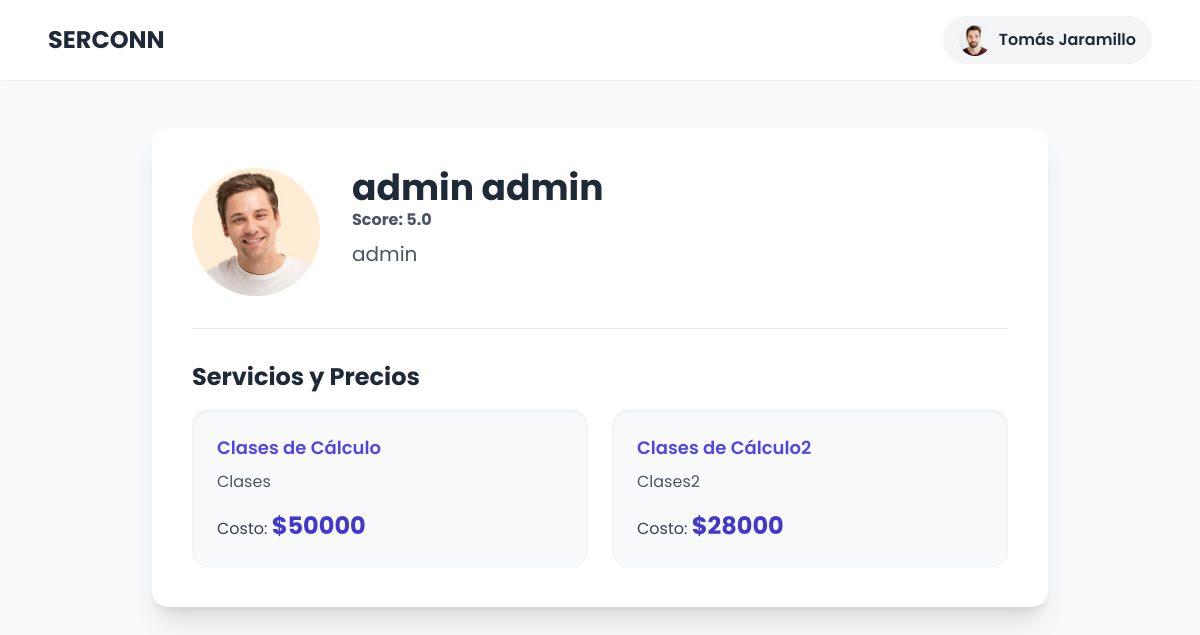
Page /provider/2/ (signed in) on the committed database.
### accounts/models.py (models this page shows, shortened)
class User(AbstractUser):
    @property
    def is_service_provider(self):
        return self.user_role == "service_provider"
    username = None
    email = models.EmailField(unique=True)
    ROLE_CHOICES = (
        ('service_seeker', 'Cliente'),
        ('service_provider', 'Proveedor'),
    )
    user_role = models.CharField(max_length=20, choices=ROLE_CHOICES)
    CITY_CHOICES = (
        ('medellin', 'Medellin'),
        ('envigado', 'Envigado'),
        ('bello', 'Bello'),
        ('sabaneta', 'Sabaneta'),
        ('itagui', 'Itagui'),
        ('la_estrella', 'La Estrella'),
        ('caldas', 'Caldas'),
        ('copacabana', 'Copacabana'),
        ('girardota', 'Girardota'),
        ('barbosa', 'Barbosa'),
    )
    user_city = models.CharField(max_length=20, choices=CITY_CHOICES)
    VERIFICATION_CHOICES = (
        ('verificado', 'Verificado'),
        ('no_verificado', 'No Verificado'),
    )
    user_verification = models.CharField(max_length=20, choices=VERIFICATION_CHOICES, default='no_verificado')
    user_birthdate = models.DateField(blank=False, null= False)
    user_phone = models.CharField(max_length=20, blank=False, null=False)
    user_address = models.CharField(max_length=100, blank=False, null=False)
    user_picture = models.ImageField(upload_to='profiles/', blank=True, null=True)
    user_score = models.FloatField(default=5.0, blank=True, null=True)
    USERNAME_FIELD = "email"
    REQUIRED_FIELDS = []

class ServiceProvider(models.Model):
    user = models.OneToOneField(User, on_delete=models.CASCADE, related_name="service_provider_profile")
    description = models.TextField(blank=True, null=True)

### searching/models.py (models this page shows)
class Service(models.Model):
    provider = models.ForeignKey(ServiceProvider, on_delete=models.CASCADE, related_name="services")
    category = models.ForeignKey(ServiceCategory, on_delete=models.SET_NULL, null=True, blank=True)
    name = models.CharField(max_length=200)
    description = models.TextField()
    rate = models.DecimalField(max_digits=10, decimal_places=2)

### searching/views.py (the view)
# urls.py: path('provider/<int:provider_id>/', views.provider_detail_view, name='provider_detail'),
def provider_detail_view(request, provider_id):
    try:
        provider = get_object_or_404(ServiceProvider, pk=provider_id)
    except Http404:
        return render(request, '404.html')
    services_offered = Service.objects.filter(provider=provider)
    context = {
        'provider': provider,
        'services_offered': services_offered,
    }
    return render(request, 'provider_detail.html', context)

### interactions/context_processors.py (called while the page is built)
def unread_notifications_count(request):
    if request.user.is_authenticated:
        count = Notification.objects.filter(recipient=request.user, is_read=False).count()
        return {'unread_notifications': count}
    return {'unread_notifications': 0}

### searching/templates/provider_detail.html (shortened to what this page needs)
<!DOCTYPE html>
<html lang="es">
<head>
    <script src="https://cdn.tailwindcss.com"></script>
</head>
<body class="flex flex-col min-h-screen">
    <header class="bg-white shadow-sm py-4 px-6 md:px-12 flex justify-between items-center sticky top-0 z-50">
        <h1 class="text-2xl font-bold text-gray-800">
            <a href="{% url 'service_search' %}">SERCONN</a>
        </h1>
        <nav>
            {% if user.is_authenticated %}
                <div class="relative">
                    <button id="profile-menu-btn" class="flex items-center gap-2 bg-gray-100 hover:bg-gray-200 text-gray-800 font-semibold py-2 px-4 rounded-full transition-colors duration-300">
                        {% if user.user_picture %}
                            <img src="{{ user.user_picture.url }}" alt="Perfil" class="w-8 h-8 rounded-full object-cover">
                        {% else %}
                            <span class="w-8 h-8 rounded-full bg-gray-300 flex items-center justify-center font-bold">{{ user.username|slice:":1" }}</span>
                        {% endif %}
                        {{ user.get_full_name|default:user.username }}
                    </button>
                </div>
            {% else %}
                <a href="{% url 'login' %}" class="text-indigo-600 hover:text-indigo-800 font-semibold px-4 py-2">Iniciar sesión</a>
                <a href="{% url 'register' %}" class="text-indigo-600 hover:text-indigo-800 font-semibold px-4 py-2">Registrarse</a>
            {% endif %}
        </nav>
    </header>
    <main class="container mx-auto px-4 py-8 md:py-12 flex-grow">
        <div class="bg-white p-6 md:p-10 rounded-2xl shadow-xl max-w-4xl mx-auto">
            <div class="flex flex-col md:flex-row items-center md:items-start gap-8 border-b pb-8 mb-8">
                {% if provider.user.user_picture %}
                    <img src="{{ provider.user.user_picture.url }}" alt="Foto de perfil de {{ provider.user.username }}" class="w-32 h-32 rounded-full object-cover flex-shrink-0">
                {% else %}
                    <div class="w-32 h-32 rounded-full bg-gray-200 flex items-center justify-center text-gray-500 text-5xl font-bold flex-shrink-0">
                        {{ provider.user.first_name|slice:":1" }}
                    </div>
                {% endif %}
                <div class="text-center md:text-left">
                    <h1 class="text-4xl font-bold text-gray-800">{{ provider.user.get_full_name|default:provider.user.username }}</h1>
                    <p class="text-gray-600 font-bold">Score: {{ provider.user.user_score }}</p>
                    <p class="mt-2 text-xl text-gray-600">{{ provider.user.service_provider_profile.description|default:"Sin descripción" }}</p>
                </div>
            </div>
            <section>
                <h2 class="text-2xl font-bold text-gray-800 mb-4">Servicios y Precios</h2>
                {% if services_offered %}
                    <ul class="grid md:grid-cols-2 gap-6">
                        {% for service in services_offered %}
                            <li class="bg-gray-50 p-6 rounded-2xl shadow-inner border border-gray-100">
                                <h3 class="font-semibold text-lg text-indigo-600">{{ service.name }}</h3>
                                <p class="text-gray-600 mt-2">{{ service.description }}</p>
                                <p class="mt-4 text-gray-700">Costo: <span class="text-2xl font-bold text-indigo-700">${{ service.rate|floatformat:0 }}</span></p>
                            </li>
                        {% endfor %}
                    </ul>
                {% else %}
                    <div class="text-center text-gray-500 p-8 bg-gray-50 rounded-2xl shadow-inner">
                        <p class="text-lg">Este proveedor aún no ha listado sus servicios.</p>
                    </div>
                {% endif %}
            </section>
        </div>
    </main>
</body>
</html>

### searching/templates/provider_detail.html (style rules this page uses)
body { font-family: 'Poppins', sans-serif; background-color: #f7f9fb; }

### rows in the picture
User: user_picture (picture), get_full_name "Tomás Jaramillo"
ServiceProvider: user.user_picture (picture), user.get_full_name "admin admin", user.user_score "5.0", user.service_provider_profile.description "admin"
Service: name "Clases de Cálculo", description "Clases", rate "50000"
Service: name "Clases de Cálculo2", description "Clases2", rate "28000"
